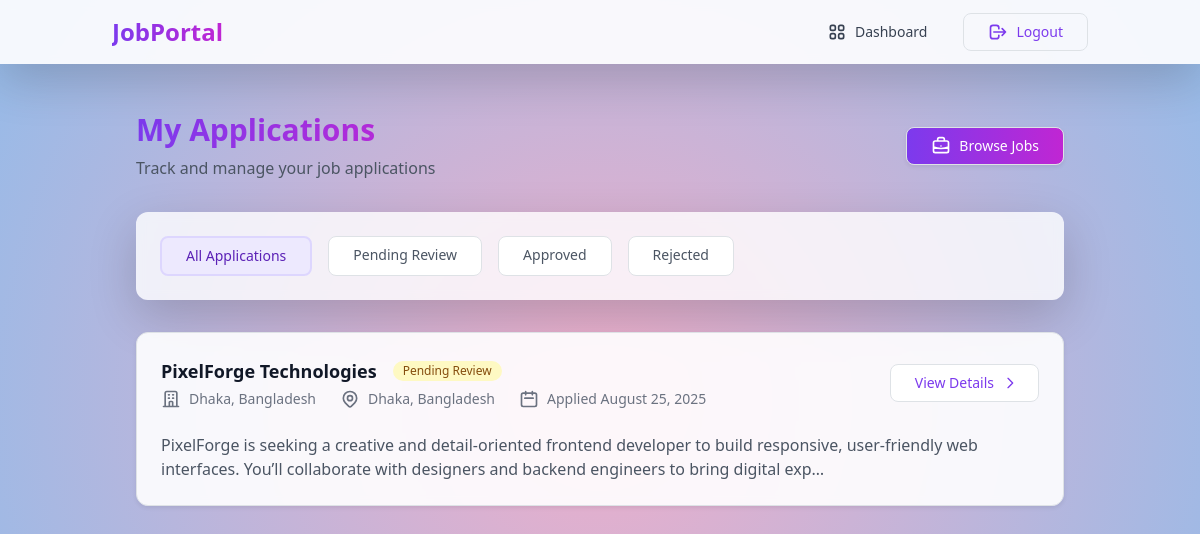
Page /dashboard/ (signed in) on the committed database.
### jobs/models.py (models this page shows, shortened)
class Application(models.Model):
    STATUS_CHOICES = [
        ('pending', 'Pending'),
        ('approved', 'Approved'),
        ('rejected', 'Rejected'),
    ]
    job = models.ForeignKey(
        Job,
        on_delete=models.CASCADE,
        related_name='applications'  # Added related_name
    )
    applicant = models.ForeignKey(
        settings.AUTH_USER_MODEL,  # Changed from User to settings.AUTH_USER_MODEL
        on_delete=models.CASCADE,
        related_name='job_applications'  # Added related_name
    )
    resume = models.FileField(upload_to='resumes/')
    cover_letter = models.TextField()
    applied_at = models.DateTimeField(auto_now_add=True)
    status = models.CharField(
        max_length=10,
        choices=STATUS_CHOICES,
        default='pending'
    )

class Job(models.Model):
    JOB_TYPE_CHOICES = [
        ('full_time', 'Full Time'),
        ('part_time', 'Part Time'),
        ('contract', 'Contract'),
        ('freelance', 'Freelance'),
        ('internship', 'Internship'),
    ]
    title = models.CharField(max_length=200)
    company_name = models.CharField(max_length=200)
    location = models.CharField(max_length=200)
    job_type = models.CharField(max_length=20, choices=JOB_TYPE_CHOICES, default='full_time')
    salary = models.CharField(max_length=100, blank=True)
    description = models.TextField()
    requirements = models.TextField(blank=True)
    benefits = models.TextField(blank=True)
    posted_by = models.ForeignKey(
        settings.AUTH_USER_MODEL,
        on_delete=models.CASCADE,
        related_name='posted_jobs'
    )
    created_at = models.DateTimeField(auto_now_add=True)

### jobs/views.py (the view)
# urls.py: path('dashboard/', views.dashboard, name='dashboard'),
@login_required
def dashboard(request):
    if request.user.is_employer:
        jobs = Job.objects.filter(posted_by=request.user)
        for job in jobs:
            job.application_count = job.applications.count()
            job.pending_count = job.applications.filter(status='pending').count()
            job.approved_count = job.applications.filter(status='approved').count()
            job.rejected_count = job.applications.filter(status='rejected').count()
        return render(request, 'jobs/employer_dashboard.html', {'jobs': jobs})
    else:
        status_filter = request.GET.get('status', '')
        applications = Application.objects.filter(applicant=request.user)
        if status_filter and status_filter != 'all':
            applications = applications.filter(status=status_filter)
        return render(request, 'jobs/applicant_dashboard.html', {'applications': applications})

### jobs/templates/jobs/applicant_dashboard.html (shortened to what this page needs)
{% extends 'base.html' %}
{% load static %}
{% block content %}
<div class="max-w-7xl mx-auto px-4 sm:px-6 lg:px-8 py-8">
    <div class="flex flex-col md:flex-row justify-between items-start md:items-center mb-8 gap-4">
        <div>
            <h1 class="text-3xl font-bold bg-gradient-to-r from-violet-600 to-fuchsia-600 bg-clip-text text-transparent">
            </h1>
            <p class="mt-2 text-gray-600">Track and manage your job applications</p>
        </div>
        <a href="{% url 'home' %}"
           class="inline-flex items-center px-4 py-2 border border-transparent rounded-lg shadow-sm text-sm font-medium text-white bg-gradient-to-r from-violet-600 to-fuchsia-600 hover:from-violet-700 hover:to-fuchsia-700 focus:outline-none focus:ring-2 focus:ring-offset-2 focus:ring-violet-500 transition-all duration-300 hover:scale-105">
            Browse Jobs
        </a>
    </div>
    <div class="bg-white/80 backdrop-blur-sm rounded-xl shadow-lg p-6 mb-8">
        <div class="flex flex-wrap gap-3">
            <a href="{% url 'dashboard' %}"
               class="px-4 py-2 rounded-lg text-sm font-medium {% if not request.GET.status %}bg-violet-100 text-violet-800 border-2 border-violet-200{% else %}bg-white text-gray-600 border border-gray-200 hover:bg-gray-50{% endif %} transition-colors duration-200">
                All Applications
            </a>
            <a href="{% url 'dashboard' %}?status=pending"
               class="px-4 py-2 rounded-lg text-sm font-medium {% if request.GET.status == 'pending' %}bg-yellow-100 text-yellow-800 border-2 border-yellow-200{% else %}bg-white text-gray-600 border border-gray-200 hover:bg-gray-50{% endif %} transition-colors duration-200">
                Pending Review
            </a>
            <a href="{% url 'dashboard' %}?status=approved"
               class="px-4 py-2 rounded-lg text-sm font-medium {% if request.GET.status == 'approved' %}bg-green-100 text-green-800 border-2 border-green-200{% else %}bg-white text-gray-600 border border-gray-200 hover:bg-gray-50{% endif %} transition-colors duration-200">
                Approved
            </a>
            <a href="{% url 'dashboard' %}?status=rejected"
               class="px-4 py-2 rounded-lg text-sm font-medium {% if request.GET.status == 'rejected' %}bg-red-100 text-red-800 border-2 border-red-200{% else %}bg-white text-gray-600 border border-gray-200 hover:bg-gray-50{% endif %} transition-colors duration-200">
                Rejected
            </a>
        </div>
    </div>
    {% if applications %}
    <div class="space-y-6">
        {% for app in applications %}
        <div class="bg-white/90 backdrop-blur-sm rounded-xl shadow-sm hover:shadow-xl transition-all duration-300 border border-gray-100/20 overflow-hidden group hover:scale-[1.01]">
            <div class="p-6">
                <div class="flex flex-col md:flex-row justify-between md:items-center gap-4">
                    <div class="space-y-1">
                        <div class="flex items-center gap-3">
                            <h3 class="text-lg font-semibold text-gray-900 group-hover:text-violet-600 transition-colors duration-200">
                                {{ app.job.title }}
                            </h3>
                            {% if app.status == 'pending' %}
                            <span class="inline-flex items-center px-2.5 py-0.5 rounded-full text-xs font-medium bg-yellow-100 text-yellow-800">
                                Pending Review
                            </span>
                            {% elif app.status == 'approved' %}
                            <span class="inline-flex items-center px-2.5 py-0.5 rounded-full text-xs font-medium bg-green-100 text-green-800">
                                Application Approved
                            </span>
                            {% elif app.status == 'rejected' %}
                            <span class="inline-flex items-center px-2.5 py-0.5 rounded-full text-xs font-medium bg-red-100 text-red-800">
                                Application Rejected
                            </span>
                            {% endif %}
                        </div>
                        <div class="flex flex-wrap items-center gap-x-6 gap-y-2 text-sm text-gray-500">
                            <div class="flex items-center">
                                <svg class="w-5 h-5 mr-2" fill="none" stroke="currentColor" viewBox="0 0 24 24">
                                    <path stroke-linecap="round" stroke-linejoin="round" stroke-width="2" d="M19 21V5a2 2 0 00-2-2H7a2 2 0 00-2 2v16m14 0h2m-2 0h-5m-9 0H3m2 0h5M9 7h1m-1 4h1m4-4h1m-1 4h1m-5 10v-5a1 1 0 011-1h2a1 1 0 011 1v5m-4 0h4"/>
                                </svg>
                                {{ app.job.company_name }}
                            </div>
                            <div class="flex items-center">
                                {{ app.job.location }}
                            </div>
                            <div class="flex items-center">
                                <svg class="w-5 h-5 mr-2" fill="none" stroke="currentColor" viewBox="0 0 24 24">
                                    <path stroke-linecap="round" stroke-linejoin="round" stroke-width="2" d="M8 7V3m8 4V3m-9 8h10M5 21h14a2 2 0 002-2V7a2 2 0 00-2-2H5a2 2 0 00-2 2v12a2 2 0 002 2z"/>
                                </svg>
                                Applied {{ app.applied_at|date:"F d, Y" }}
                            </div>
                        </div>
                    </div>
                    <div class="flex items-center gap-4">
                        <a href="{% url 'job_detail' app.job.id %}"
                           class="inline-flex items-center px-4 py-2 border border-violet-600 rounded-lg text-sm font-medium text-violet-600 bg-white hover:bg-violet-50 focus:outline-none focus:ring-2 focus:ring-offset-2 focus:ring-violet-500 transition-all duration-200">
                            View Details
                            <svg class="ml-2 -mr-1 h-4 w-4" fill="none" stroke="currentColor" viewBox="0 0 24 24">
                                <path stroke-linecap="round" stroke-linejoin="round" stroke-width="2" d="M9 5l7 7-7 7"/>
                            </svg>
                        </a>
                    </div>
                </div>
                {% if app.job.description %}
                <div class="mt-4">
                    <p class="text-gray-600 line-clamp-2">{{ app.job.description|truncatechars:200 }}</p>
                </div>
                {% endif %}
            </div>
        </div>
        {% endfor %}
    </div>
    {% endif %}
</div>
{% endblock %}

### rows in the picture
Application: job "PixelForge Technologies", status "Pending Review", job.company_name "Dhaka, Bangladesh", job.location "Dhaka, Bangladesh", applied_at "August 25, 2025", job.description "PixelForge is seeking a creative and detail-oriented frontend developer to build responsive, user-friendly web interfaces. You’ll collaborate with designers and backend engineers to bring digital exp…"
